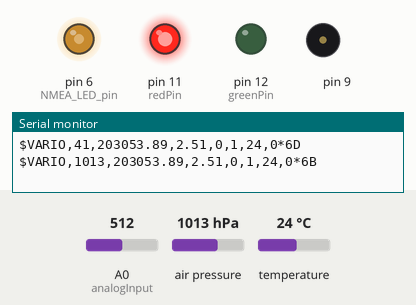
This sketch was run on a simulated Arduino Nano, built with avr-gcc and run on an emulated ATmega328P. Parts: output pins drawn as LEDs (lit = HIGH), buzzer (waves = sounding), the last lines printed to the serial monitor. The test bench sets the inputs (shaded band); at power-on: air pressure 1013 hPa, A0 (analogInput) = 512, temperature 24 °C.

Above: at 3.52 s.
4.1 s: air pressure set to 952 hPa
7.6 s: A0 (analogInput) set to 683
11.7 s: A0 (analogInput) set to 706
At 13.12 s:
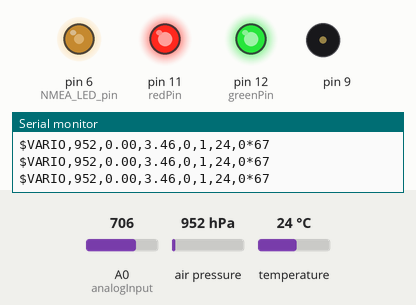
15.2 s: A0 (analogInput) set to 900
At 16.12 s:
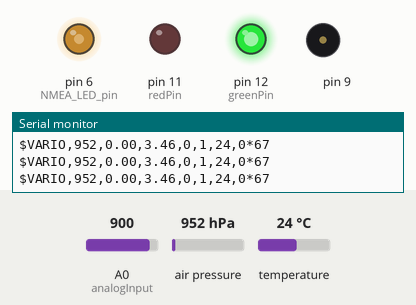
18.7 s: air pressure set to 975 hPa
At 19.01 s:
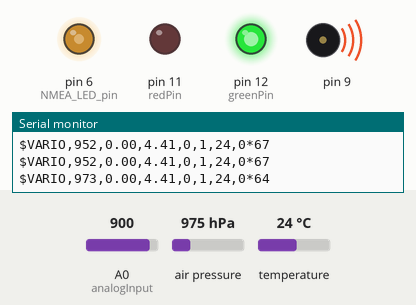
22.2 s: air pressure set to 1048 hPa
Timing chart, 0 to 26.7 s (numbered marks = the images above; inputs shaded):
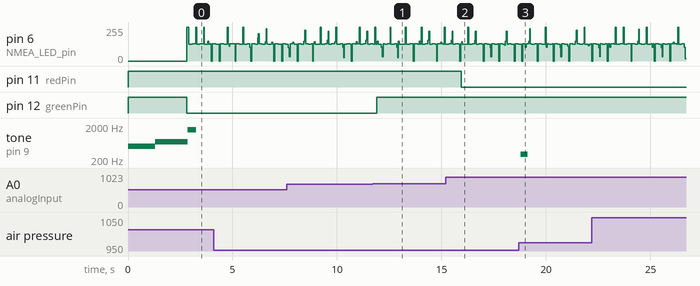

Measured:
- the behaviour switches between 693 and 694 on A0 (analogInput) (found by bisection; images 0 and 1)
- after the input at 11.7 s, pin 12 (greenPin): LOW → HIGH after 0.20 s
- after the input at 15.2 s, pin 11 (redPin): HIGH → LOW after 0.74 s
- after the input at 18.7 s, tone on pin 9: silent → 300 Hz after 0.08 s, → silent 0.34 s later

The sketch:

Vario_2_SoftwareSerial.ino
```cpp
/*
Links:
-> GoFly
https://sites.google.com/site/jarosrwebsite/para-nav
-> Vario Algorithm
http://taturno.com/2011/10/30/variometro-la-rivincita/
-> Evitar que o delay atrofie com o loop.
http://www.daqq.eu/index.php?show=prj_sanity_nullifier
-> Voltmeter
http://code.google.com/p/tinkerit/wiki/SecretVoltmeter
 */

#include <Wire.h>				//i2c library
#include <Adafruit_BMP085.h>	//bmp085 barometric sensor library
#include <toneAC.h>             //tone library
#include <stdlib.h>
#include <SoftwareSerial.h>


/////////////////////////////////////////
// Variables
/////////////////////////////////////////
short redPin = 11;						//pin + led battery state_1
short greenPin = 12;
#define NMEA_LED_pin 6 						//pin + led battery state_2
//short speaker_pin1 = 9;   //9 	        //arduino speaker output -
//short speaker_pin2 = 10;    //10         //arduino speaker output +
float vario_climb_rate_start = 0.5;    //minimum climb beeping value(ex. start climbing beeping at 0.4m/s)
float vario_sink_rate_start = -0.5;    //maximum sink beeping value (ex. start sink beep at -1.1m/s)
									   //numa asa com maior planeio isto é capaz de precisar de ser configurado.  -0.95m/s ?
#define SAMPLES_ARR 25                 //define moving average filter array size (2->30), more means vario is less sensitive and slower, NMEA output
#define UART_SPEED 9600                //define serial transmision speed (9600,19200, etc...)
#define PROTOCOL 2                      //define NMEA output: 1 = $LK8EX1, 2 = FlymasterF1, 0 = both
            // LED NMEA out pin
#define NMEA_OUT_per_SEC 3             // NMEA output string samples per second (1 to 20)
#define VOLUME 2                       // volume 0-no sound, 1-low sound volume, 2-high sound volume (ALTERAR!)

SoftwareSerial mySerial(2, 3); // RX, TX
/////////////////////////////////////////
/////////////////////////////////////////
Adafruit_BMP085 bmp085;
long     Temperature = 0;
long     Pressure = 101325;                 // 1 Atm = 101325 Pa
float    Altitude=0;
float    Battery_Vcc_mV = 0;            	//Vcc from battery em mV
float    Battery_Vcc_V = 0;             	//Vcc from battery em V
const float p0 = 101325;             		//Pressure at sea level (Pa)
unsigned long timestamp01 = millis();		//guarda timestamp inicial
unsigned long timestamp02 = millis();		//timer for tempmeasure (checkTempEveryMs)
unsigned long timestamp03 = millis();		//timer for NMEA_OUT
unsigned long timestamp04 = millis();		//timer for batterycheck (checkBattEveryMs)
int      my_temperature = 1;
char     altitude_arr[6];					//array alt string
char     vario_arr[6];						//array vario string
char     batt_arr[6];						//array battery string
char     pressure_arr[10];					//array pressure string

int      samples=40;
int      maxsamples=50;
float    alt[51];
float    tim[51];
float    beep;
float    Beep_period;
static long k[SAMPLES_ARR];
int 	checkTempEveryMs=1000;				// read temp every X ms
int     checkBattEveryMs=1000;				// check battery every X ms

boolean bluetooth_alive	= false;					//check for bluetooth available
boolean debugmode = false;
float VarioSim = 1;
int analogInput = 0;

static long Averaging_Filter(long input);
static long Averaging_Filter(long input)	// moving average filter function
{
  long sum = 0;
  for (int i = 0; i < SAMPLES_ARR; i++) {
    k[i] = k[i+1];
  }
  k[SAMPLES_ARR - 1] = input;
  for (int i = 0; i < SAMPLES_ARR; i++) {
    sum += k[i];
  }
  return ( sum / SAMPLES_ARR ) ;
}

void play_welcome_beep()					//play only once welcome beep after turning on arduino vario
{
 for (int aa=300;aa<=1500;aa=aa+100)
  {
    toneAC(500, 1, 2000, true);			// play beep on pin (note,duration)
    delay(100);
  }
  for (int aa=1500;aa>=100;aa=aa-100)		// play beep on pin (note,duration)
  {
 	 toneAC(700, 1, 2000, true);			// play beep on pin (note,duration)
     delay(100);
  }
}
// setup() function to setup all necessary parameters before we go to endless loop() function
void setup()
{
  Serial.begin(UART_SPEED);				// set up arduino serial port
  mySerial.begin(9600);					// set the data rate for the SoftwareSerial port
  Wire.begin();							// lets init i2c protocol

	pinMode(redPin, OUTPUT);			// sets the digital pin as output
	pinMode(greenPin, OUTPUT);			// sets the digital pin as output
	pinMode(NMEA_LED_pin, OUTPUT);		// set pin for output NMEA LED blink;
	digitalWrite(greenPin, HIGH);
	digitalWrite(redPin, HIGH);
	pinMode(analogInput, INPUT);

	play_welcome_beep();				//everything is ready, play "welcome" sound


  if (!bmp085.begin()) {
	Serial.println("Could not find a valid BMP085 sensor, check wiring!");
	while (1) {}
  }

}

//Init Variables
float nmea_vario_cms =0;
float nmea_time_s=0;
float nmea_alt_m=0;
float nmea_old_alt_m=0;

void loop(void)
{
  float time=millis();					//take time, look into arduino millis() function
  float vario=0;
  float N1=0;
  float N2=0;
  float N3=0;
  float D1=0;
  float D2=0;

  Pressure = bmp085.readPressure();
  long average_pressure = Averaging_Filter(Pressure);                   //put it in filter and take average, this averaging is for NMEA output
  Altitude = (float)44330 * (1 - pow(((float)Pressure/p0), 0.190295));  //take new altitude in meters from pressure sample, !!NOT FROM!! average pressure

 nmea_alt_m = (float)44330 * (1 - pow(((float)average_pressure/p0), 0.190295));	//take new altitude in meters from pressure sample, !!FROM!! average pressure
 if ((millis() >= (nmea_time_s+1000))){
 nmea_vario_cms = ((nmea_alt_m-nmea_old_alt_m))*100;
 nmea_old_alt_m = nmea_alt_m;
 nmea_time_s = millis();
 }


 //Check Battery
if (millis() >= (timestamp02+checkTempEveryMs))		//every 10 second get battery level
//if (millis() >= (timestamp04+checkTempEveryMs))
{
	Battery_Vcc_V = (analogRead(analogInput)*0.0049);	//get voltage in volts
	timestamp04 = millis();

	//Serial.println(Battery_Vcc_V);

	//Display battery state via LED
	if(Battery_Vcc_V > 3.60)
	{
		digitalWrite(greenPin, HIGH);
		digitalWrite(redPin, LOW);
	}
	if(Battery_Vcc_V > 3.40 && Battery_Vcc_V < 3.60)
	{
		digitalWrite(greenPin, HIGH);
		digitalWrite(redPin, HIGH);
	}
	if(Battery_Vcc_V <= 3.40)
	{
		digitalWrite(greenPin, LOW);
		digitalWrite(redPin, HIGH);
	}
}

//check Temp

if (millis() >= (timestamp02+checkTempEveryMs))
	{
		Temperature = bmp085.readTemperature();
		my_temperature = Temperature;
		timestamp02 = millis();

		//Check BlueTooth available
			if( mySerial.available() )       // if data is available to read
				{
				bluetooth_alive = true;
				}
			else
				{
				bluetooth_alive = false;
				}
			if (debugmode)
				{
					if (VarioSim >= 15)
					{
						VarioSim = 0;
					}
				VarioSim++;								//for(float aa=1;aa<=15;aa++){
				}

	}

if (digitalRead(NMEA_LED_pin)== HIGH) {digitalWrite(NMEA_LED_pin, LOW);} else {digitalWrite(NMEA_LED_pin, HIGH);}

 // Vario algorithm
  for(int cc=1;cc<=maxsamples;cc++){
    alt[(cc-1)]=alt[cc];						//altidude to array
    tim[(cc-1)]=tim[cc];						//time to array
  };
  alt[maxsamples]=Altitude;						//altidude to array
  tim[maxsamples]=time;							//time to array
  float stime=tim[maxsamples-samples];
  for(int cc=(maxsamples-samples);cc<maxsamples;cc++){
    N1+=(tim[cc]-stime)*alt[cc];
    N2+=(tim[cc]-stime);
    N3+=(alt[cc]);
    D1+=(tim[cc]-stime)*(tim[cc]-stime);
    D2+=(tim[cc]-stime);
  };
//SYNTAX:
//   toneAC( frequency [, volume [, length [, background ]]] ) - Play a note.
//     Parameters:
//       * frequency  - Play the specified frequency indefinitely, turn off with toneAC().
//       * volume     - [optional] Set a volume level. (default: 10, range: 0 to 10 [0 = off])
//       * length     - [optional] Set the length to play in milliseconds. (default: 0 [forever], range: 0 to 2^32-1)
//       * background - [optional] Play note in background or pause till finished? (default: false, values: true/false)
//   toneAC()    - Stop playing.
//   noToneAC()  - Same as toneAC().
//Test

							//time to array
if (debugmode)
	{
	vario = VarioSim;
	}
else
	{
	vario=1000*((samples*N1)-N2*N3)/(samples*D1-D2*D2);
	}
 if ((time-beep)>Beep_period)
	 {
		beep=time;
		if (vario>vario_climb_rate_start && vario<=10 && !bluetooth_alive && (VOLUME > 0) )
		{
			if (VOLUME == 1 )
			{
				Beep_period=550-(vario * 5);
				//toneAC((1000 + (100 * vario)), 2, 50, true);
				//toneAC((1000 + (100 * vario)), 2, 300 - (vario * 5), true);
				toneAC((1400+(200*vario)), 2, 420-(vario*(20+vario)), true);
			}
			else
			{
				Beep_period=550-(vario*(30+vario));
				toneAC((1400+(200*vario)), 10, 420-(vario*(20+vario)), true);
			 }
		}
		else if (vario >10 && !bluetooth_alive && (VOLUME > 0))
		{
			if (VOLUME == 1 )
			{
				Beep_period=160;
				toneAC(3450, 5, 120, true);
			}
			else
			{
				Beep_period=160;
				toneAC(3450, 10, 120, true);
			}
		}
		else if (vario< vario_sink_rate_start && !bluetooth_alive)
		{
			if (VOLUME ==1 )
			{
				Beep_period=600;
				toneAC(300, 5, 340, true);
			}
			else
			{
				Beep_period=600;
				toneAC(300, 10, 340, true);
			}
		}
	}


//LK8000
//  $LK8EX1,pressure,altitude,vario,temperature,battery,*checksum
//	pressure in hPascal:hPA*100 (example for 1013.25 becomes 101325) no padding (987.25 becomes 98725, NOT 098725)
// If no pressure available, send 999999 (6 times 9)
// If pressure is available, field 1 altitude will be ignored
// Field 1, altitude in meters, relative to QNH 1013.25
//  If raw pressure is available, this value will be IGNORED (you can set it to 99999
// but not really needed)!(if you want to use this value, set raw pressure to 999999)
//  This value is relative to sea level (QNE). We are assuming that currently at 0m
// altitude pressure is standard 1013.25.If you cannot send raw altitude, then send
//  what you have but then you must NOT adjust it from Basic Setting in LK.
//  Altitude can be negative. If altitude not available, and Pressure not available, set Altitude
//  to 99999. LK will say "Baro altitude available" if one of fields 0 and 1 is available.
//  Field 2, vario in cm/s
//  If vario not available, send 9999. Value can also be negative.
//  Field 3, temperature in C , can be also negative.If not available, send 99
//  Field 4, battery voltage or charge percentage.Cannot be negative.If not available, send 999.
// Voltage is sent as float value like: 0.1 1.4 2.3 11.2. To send percentage, add 1000.
// Example 0% = 1000. 14% = 1014 . Do not send float values for percentages.
// Percentage should be 0 to 100, with no decimals, added by 1000!

if ((millis() >= (timestamp03+(1000/NMEA_OUT_per_SEC))) && (PROTOCOL == 1))
  {
    int battery_percentage = map(Battery_Vcc_mV, 2500, 4300, 1, 100);
    String str_out =
      String("LK8EX1"+String(",")+String(average_pressure,DEC)+String(",")+String(dtostrf(Altitude,0,0,altitude_arr))+String(",")+
      String(dtostrf(nmea_vario_cms,0,0,vario_arr))+String(",")+String(my_temperature,DEC)+String(",")+String(battery_percentage+1000)+String(","));
    unsigned int checksum_end,ai,bi;
    for (checksum_end = 0, ai = 0; ai < str_out.length(); ai++)
    {
      bi = (unsigned char)str_out[ai];
      checksum_end ^= bi;
    }
    Serial.print("$");                     //print first sign of NMEA protocol
    Serial.print(str_out);                 // print data string
    Serial.print("*");                     //end of protocol string
    Serial.println(checksum_end,HEX);      //print calculated checksum on the end of the string in HEX
    timestamp03 = millis();
    if (digitalRead(NMEA_LED_pin)== HIGH) {digitalWrite(NMEA_LED_pin, LOW);} else {digitalWrite(NMEA_LED_pin, HIGH);}
   }

  //Flymaster F1
  //$VARIO,fPressure,fVario,Bat1Volts,Bat2Volts,BatBan k,TempSensor1,TempSensor2*CS

  //Where:
  //fPressure = the absolute atmospheric pressure, converting to altitude use the following:
  //fBarAltitude = (1 - pow(fabs(fPressure / fQNH), 0.190284)) * 44307,69;
  //fVario = the variometer in decimeters per second
  //Bat1Volts = the voltage of the battery in bank 1
  //Bat2Volts = the voltage of the battery in bank 2
  //BatBank = the battery bank in use.
  //TempSensor1 = temperature in ?C of external wireless sensor 1
  //TempSensor2 = temperature in ?C of external wireless sensor 2
  //CS = the standard NMEA checksum.

  if ((millis() >= (timestamp03+(1000/NMEA_OUT_per_SEC))) && (PROTOCOL == 2))
  {
    //signed
    /*
    String str_out =
    String("VARIO,"+                                      //$VARIO
    String(dtostrf(((float)average_pressure/100),2,2,pressure_arr))+ //fPressure
    String(",")+
    String(dtostrf((nmea_vario_cms/10),2,2,vario_arr))+   //fVario
    String(",")+
    String(dtostrf((Battery_Vcc_V),2,2,batt_arr))+  //Bat1Volts
    String(",0,1")+                                   //Bat2Volts,BatBan k,
    String(",")+
    String(my_temperature,DEC)+                           //TempSensor1
    String(",0"));                                        //TempSensor2
    */
    //unsigned
    String str_out =
    String("VARIO,"+													//$VARIO
    String(dtostrf(((float)average_pressure/100),0,0,pressure_arr))+	//fPressure
    String(",")+
    String(dtostrf((nmea_vario_cms/10),2,2,vario_arr))+					//fVario
    String(",")+
    String(dtostrf((Battery_Vcc_V),2,2,batt_arr))+						//Bat1Volts
    String(",0,1")+														//Bat2Volts,BatBan k,
    String(",")+
    String(my_temperature,DEC)+											//TempSensor1
    String(",0"));														//TempSensor2
//VARIO,999.98,-12,12.4,12.7,0,21.3,25.5*66

    unsigned int checksum_end,ai,bi;
    for (checksum_end = 0, ai = 0; ai < str_out.length(); ai++)
    {
      bi = (unsigned char)str_out[ai];
      checksum_end ^= bi;
    }
	//Print Serial
    Serial.print("$");
    Serial.print(str_out);
    Serial.print("*");
    Serial.println(checksum_end,HEX);									//checksum
    //Print BlueTooth
    mySerial.print("$");
    mySerial.print(str_out);
    mySerial.print("*");
    mySerial.println(checksum_end,HEX);									//checksum

    timestamp03 = millis();
    if (digitalRead(NMEA_LED_pin)== HIGH)
    {
      digitalWrite(NMEA_LED_pin, LOW);
    }
    else
    {
      digitalWrite(NMEA_LED_pin, HIGH);
    }
  }
}
```
